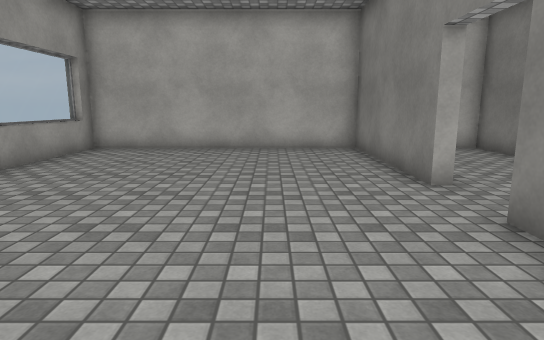
View 1 (above)

14 first-person views from a walk through a scene from a Unity 3-D project. The camera is 1.3 m above the floor, tilts 10° down and sees 75° across. The floor is counted in squares, 1 m on a side. Each view is taken from the middle of a square. On the plan, view 1 faces up. The plan holds only what a view shows up to about 15 squares ahead; the rest is blank. The place goes on beyond the plan. Surface patterns are stand-ins for the level's own textures.

View 2
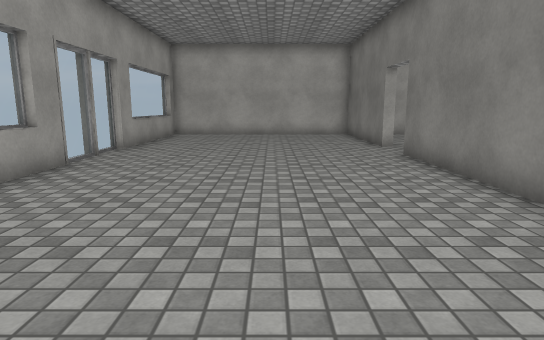

View 3
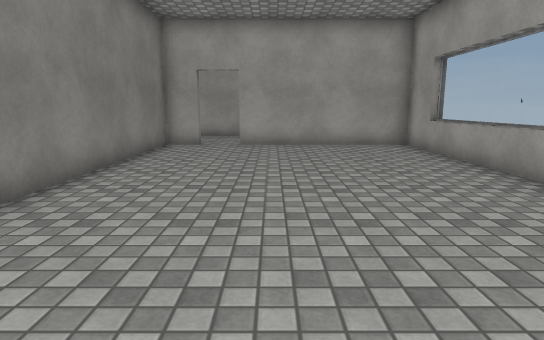

View 4
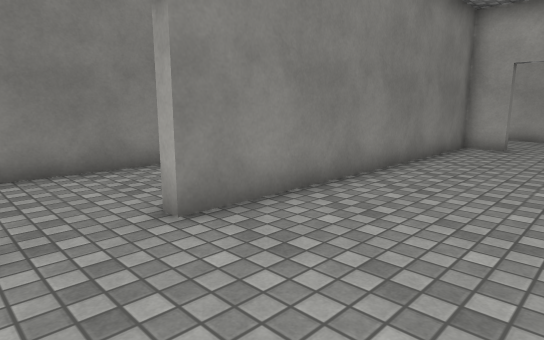

View 5
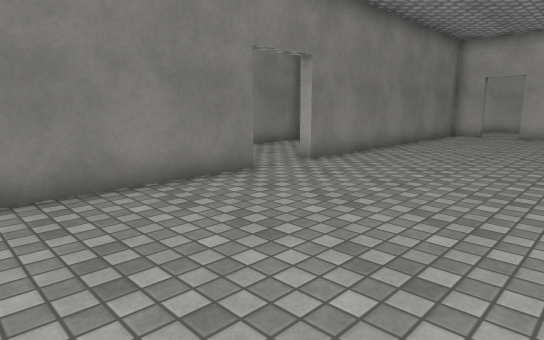

View 6
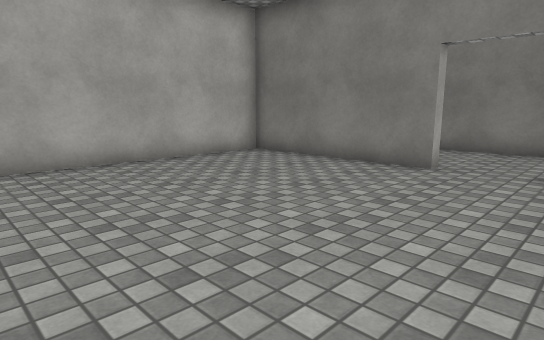

View 7
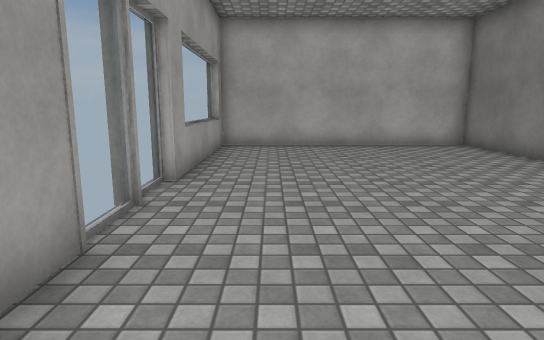

View 8
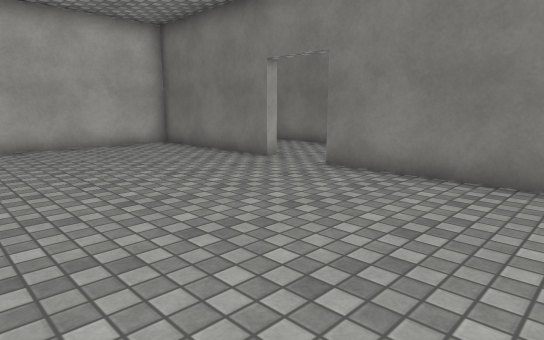

View 9
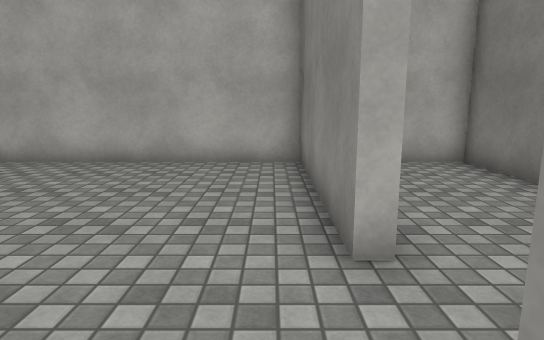

View 10
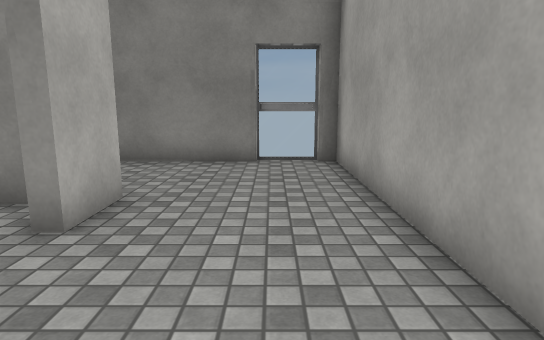

View 11
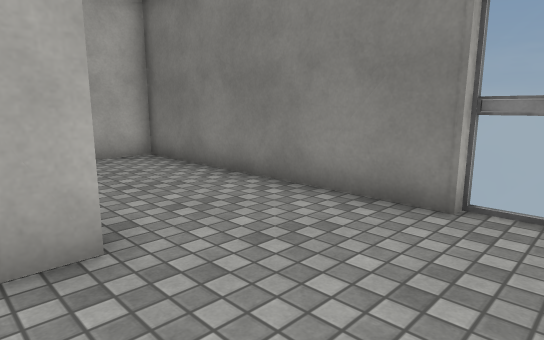

View 12
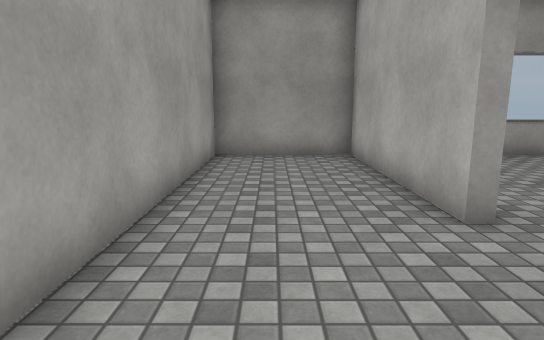

View 13
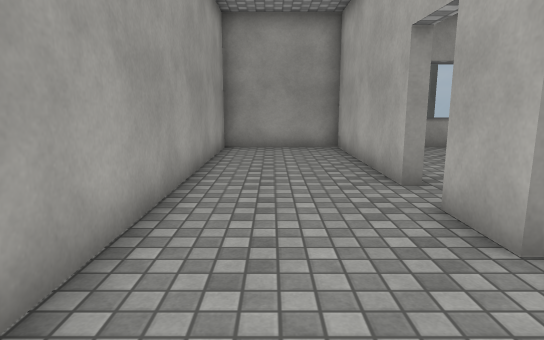

View 14
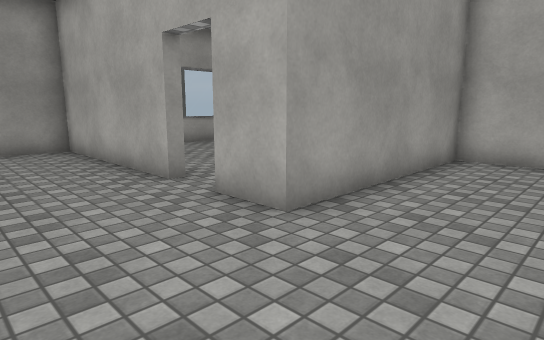

### Floor plan
Points are (right, up) in squares from view 1. A wall is a line through its corners. A room is listed if a view was taken in it or the views show most of it. See-through windows are left out.
Room 1 (views 1, 2, 3, 4, 5, 6, 7, 8, 9)
walls: (-5.7, 2.1) (-5.7, -7.1); (-5.9, 1.2) (-5.9, 0.4); (2.7, 5.9) (2.7, 11.4) (-5.8, 11.4) (-5.7, 5.2); (-5.9, -0.4) (-5.9, -4.7); (1.6, -6.8) (1.6, -6.5) (2.7, -6.5) (2.7, 3.9); (-5.8, -6.5) (0.1, -6.5) (0.1, -6.8); (-5.9, 10.9) (-5.9, 6.9)
ways out: opening at (1, -7) to room 2; opening at (3, 4.5) to room 3
Room 2 (views 10, 11, 12, 13, 14)
walls: (0.1, -6.8) (-5.8, -6.8); (-5.7, -7.1) (-5.7, -10.6) (6.6, -10.6) (6.6, -0.1); (6.6, -0.6) (3.1, -0.6) (3.1, -6.8) (1.6, -6.8)
ways out: opening at (1, -7) to room 1
Room 3 (no view inside)
walls: (3.1, 5.9) (2.7, 5.9); (2.7, 3.9) (3.1, 3.9); (6.6, -0.1) (6.6, 11.4) (5, 11.4)
ways out: opening at (3, 4.5) to room 1

Where each view was taken, in squares from view 1:
view 1: 0 up, 0 right, facing up
view 2: 6 down, 1 left, facing up
view 3: 6 up, 1 left, facing down
view 4: 6 up, 1 left, facing down-right
view 5: 11 up, 3 left, facing down-right
view 6: 3 up, 5 left, facing up-right
view 7: 1 down, 4 left, facing up
view 8: 1 down, 4 left, facing up-right
view 9: 3 up, 2 right, facing up
view 10: 9 down, 2 left, facing right
view 11: 10 down, 2 right, facing up-right
view 12: 9 down, 4 right, facing left
view 13: 9 down, 6 right, facing left
view 14: 10 down, 6 right, facing up-left
